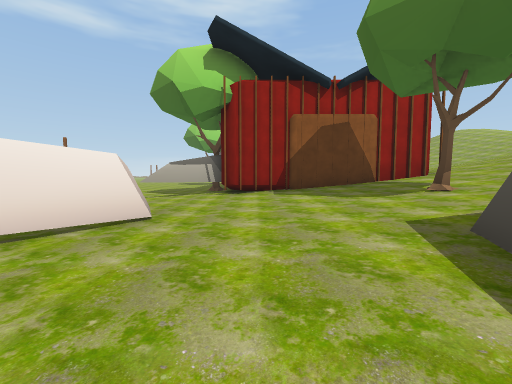
view 1 (above)

13 first-person views from a walk through a 3-D level made in the Unity game engine. The camera is 1.2 m above the floor, tilts 4° down and sees 90° across. The floor is counted in squares, 2 m on a side. Each view is taken from the middle of a square. On the plan, view 1 faces up. The plan holds only what a view shows up to about 9 squares ahead; the rest is blank. The place goes on beyond the plan. Some animated figures are not drawn.

view 2
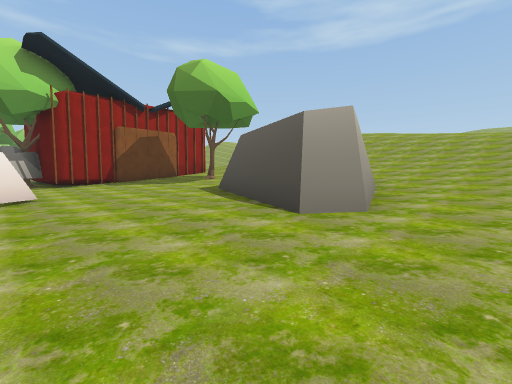

view 3
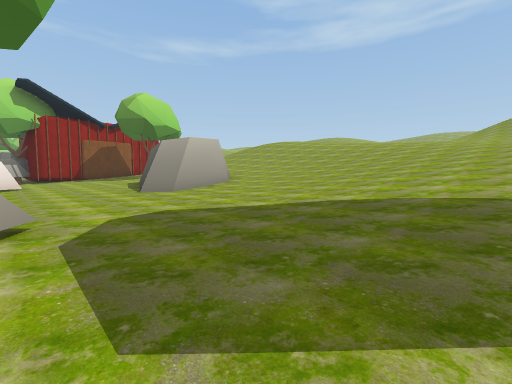

view 4
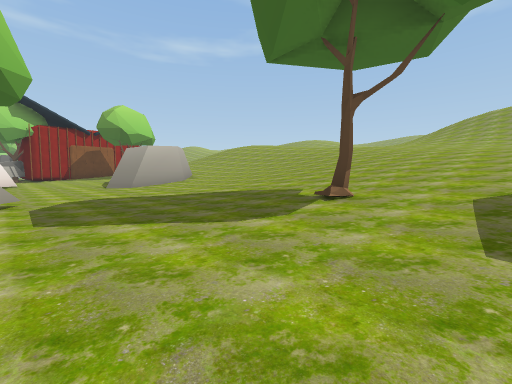

view 5
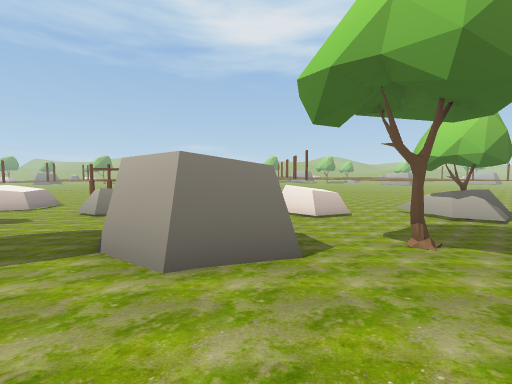

view 6
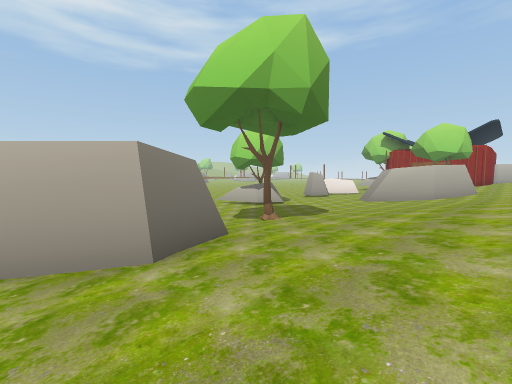

view 7
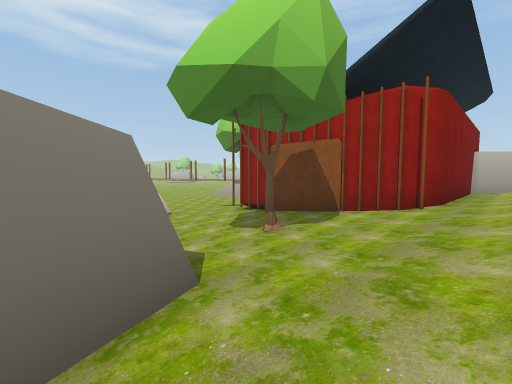

view 8
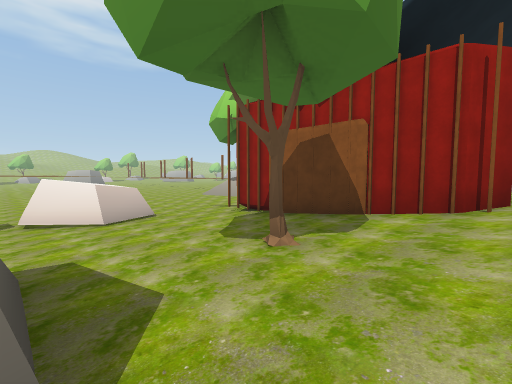

view 9
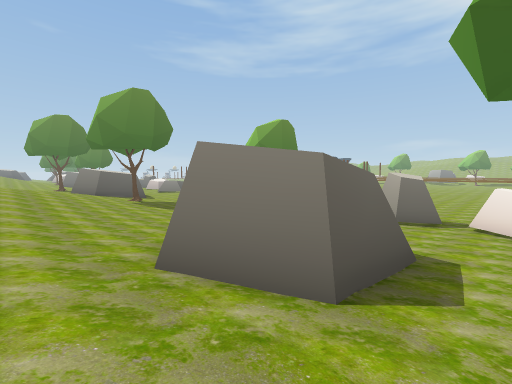

view 10
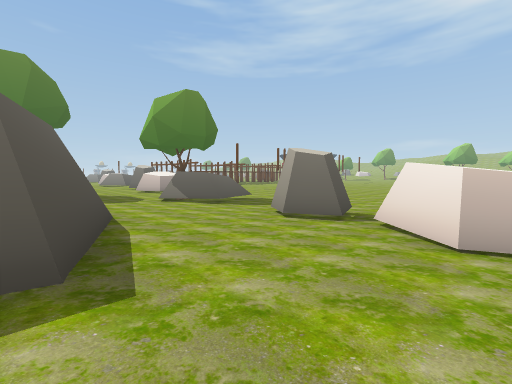

view 11
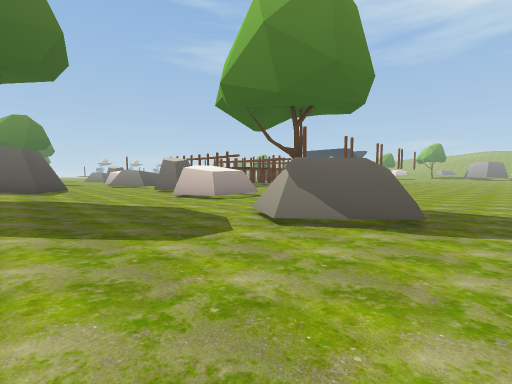

view 12
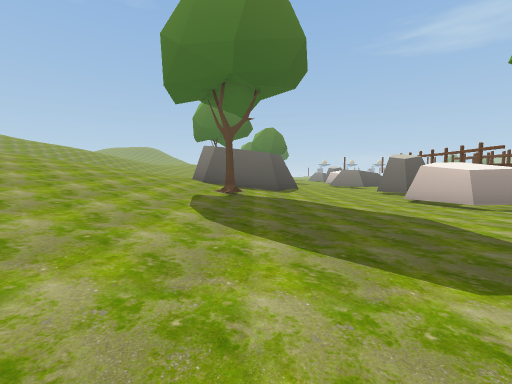

view 13
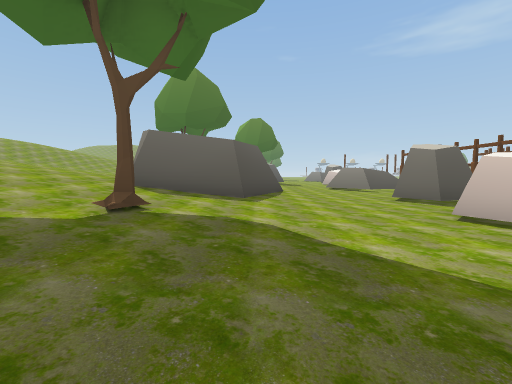

### Floor plan
Key: @ floor where view 1 was taken; # wall or solid block; . main floor; : floor 0.25 m higher than the main floor; - floor 0.25 m lower than the main floor; + floor 0.5 m higher than the main floor; * floor 1 m higher than the main floor; % floor 1.75 m higher than the main floor; / step, stairs or slope; O other object.
Columns run from 9 left of view 1 to 6 right of it. Each row starts with its distance up from view 1.
 11               O%
 10               O/
  9         O     O/
  8       ###     O/
  7       .:OOOOOOO/
  6       .:////////
  5        #:///////
  4        #:///O///
  3       ##:///////
  2   ---...::+###//
  1   ---##.::+###//
  0   --  #.:@####//
 -1      ...::###///
 -2 -----....::+////
 -3 -----##..:://///
 -4 ---  /##.:://///
 -5       O#.:://///
 -6       ...://////
 -7      ....://////
 -8     -....://////
 -9     ##...//O////
-10      #..:///////
-11      #..:///////
-12     ##..:####///
-13     ##..:# ##///
-14      ...####*///

Where each view was taken, in squares from view 1:
view 1: 0 up, 0 right, facing up
view 2: 3 down, 2 left, facing up-right
view 3: 8 down, 2 left, facing up-right
view 4: 11 down, 2 left, facing up-right
view 5: 12 down, 6 right, facing left
view 6: 14 down, 6 right, facing up-left
view 7: 1 up, 6 right, facing up-left
view 8: 2 up, 5 right, facing up-left
view 9: 3 up, 6 right, facing down-left
view 10: 4 up, 2 right, facing down-left
view 11: 2 down, 1 right, facing down-left
view 12: 3 down, 1 right, facing down
view 13: 6 down, 0 right, facing down
